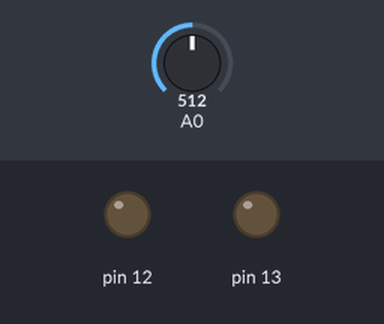
The sketch below on a simulated Arduino Uno, built with avr-gcc and run on an emulated ATmega328P. Shown: output pins drawn as LEDs (lit = HIGH). The test bench sets the inputs (shaded band); at power-on: A0 = 512.

Above: at 1.2 s.
1.3 s: A0 set to 54
2.8 s: A0 set to 44
At 4.0 s:
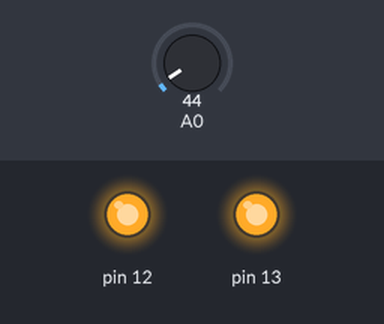
4.3 s: A0 set to 60
At 5.2 s:
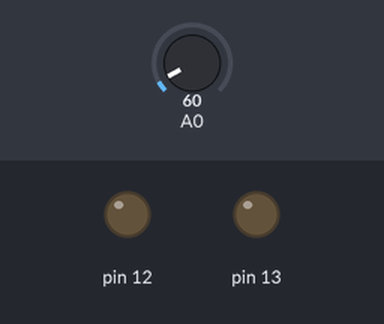
5.8 s: A0 set to 40
At 6.3 s:
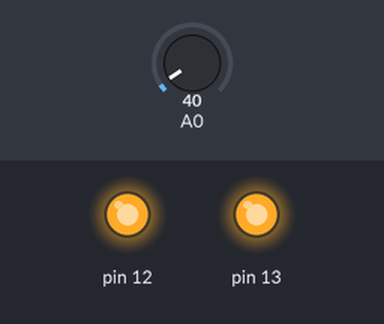
Timing chart, 0 to 8.3 s (numbered marks = the images above; inputs shaded):
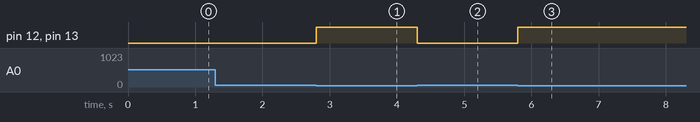

Measured:
- the behaviour switches between 51 and 50 on A0 (found by bisection; images 0 and 1)
- after the input at 1.3 s, every drawn part: stays the same
- after the input at 2.8 s, pin 12, pin 13: LOW → HIGH at once
- after the input at 4.3 s, pin 12, pin 13: HIGH → LOW at once
- after the input at 5.8 s, pin 12, pin 13: LOW → HIGH at once

The sketch:

Arduino_light_sensor.ino
```cpp
int sensor = 0;

void setup() {
    pinMode(12, OUTPUT);
    pinMode(13, OUTPUT);
}

void loop() {
    sensor = analogRead(A0);

    if(sensor > 50) { //The value is really low because I have really bad lighting in my room
        digitalWrite(13,LOW);
        digitalWrite(12,LOW);
    }
    else {
        digitalWrite(13,HIGH);
        digitalWrite(12,HIGH);
    }
}
```
